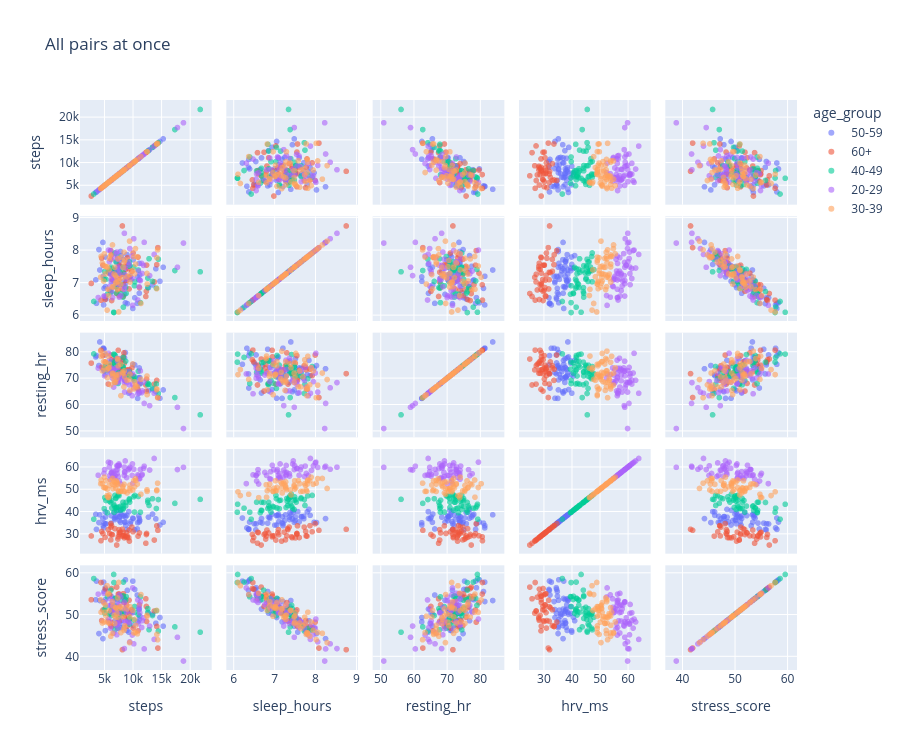

Notebook cell for this chart:
### Markdown cell above
😴 Weekends are visible. But the y-axis starts at 0, so the differences look tiny — is that the right choice here? Bars **must** start at 0. If you want to zoom in on differences, use dots or lines instead.

### Code cell
# ✍️ live coding
px.scatter_matrix(per_user, dimensions=["steps", "sleep_hours", "resting_hr", "hrv_ms", "stress_score"],
                  color="age_group", opacity=0.6, height=750,
                  title="All pairs at once")
